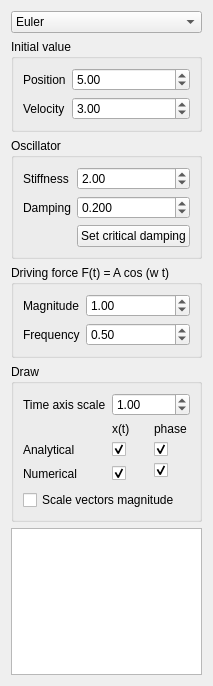
<?xml version="1.0" encoding="UTF-8"?>
<ui version="4.0">
 <class>WidgetTestIntegrators</class>
 <widget class="QWidget" name="WidgetTestIntegrators">
  <property name="geometry">
   <rect>
    <x>0</x>
    <y>0</y>
    <width>206</width>
    <height>686</height>
   </rect>
  </property>
  <property name="maximumSize">
   <size>
    <width>260</width>
    <height>16777215</height>
   </size>
  </property>
  <property name="windowTitle">
   <string>Form</string>
  </property>
  <layout class="QVBoxLayout" name="verticalLayout">
   <item>
    <widget class="QComboBox" name="integrator">
     <item>
      <property name="text">
       <string>Euler</string>
      </property>
     </item>
     <item>
      <property name="text">
       <string>Symplectic Euler</string>
      </property>
     </item>
     <item>
      <property name="text">
       <string>Midpoint</string>
      </property>
     </item>
     <item>
      <property name="text">
       <string>Leapfrog</string>
      </property>
     </item>
     <item>
      <property name="text">
       <string>RK2 (Heun)</string>
      </property>
     </item>
     <item>
      <property name="text">
       <string>RK4</string>
      </property>
     </item>
     <item>
      <property name="text">
       <string>Verlet</string>
      </property>
     </item>
     <item>
      <property name="text">
       <string>Velocity Verlet</string>
      </property>
     </item>
    </widget>
   </item>
   <item>
    <widget class="QGroupBox" name="groupBox_2">
     <property name="title">
      <string>Initial value</string>
     </property>
     <layout class="QFormLayout" name="formLayout_2">
      <item row="0" column="0">
       <widget class="QLabel" name="label_6">
        <property name="text">
         <string>Position</string>
        </property>
       </widget>
      </item>
      <item row="0" column="1">
       <widget class="QDoubleSpinBox" name="initialPos">
        <property name="minimum">
         <double>-10.000000000000000</double>
        </property>
        <property name="maximum">
         <double>10.000000000000000</double>
        </property>
        <property name="value">
         <double>5.000000000000000</double>
        </property>
       </widget>
      </item>
      <item row="1" column="0">
       <widget class="QLabel" name="label_5">
        <property name="text">
         <string>Velocity</string>
        </property>
       </widget>
      </item>
      <item row="1" column="1">
       <widget class="QDoubleSpinBox" name="initialVel">
        <property name="minimum">
         <double>-10.000000000000000</double>
        </property>
        <property name="maximum">
         <double>10.000000000000000</double>
        </property>
        <property name="value">
         <double>3.000000000000000</double>
        </property>
       </widget>
      </item>
     </layout>
    </widget>
   </item>
   <item>
    <widget class="QGroupBox" name="groupBox">
     <property name="title">
      <string>Oscillator</string>
     </property>
     <layout class="QFormLayout" name="formLayout">
      <item row="0" column="0">
       <widget class="QLabel" name="label">
        <property name="text">
         <string>Stiffness</string>
        </property>
       </widget>
      </item>
      <item row="0" column="1">
       <widget class="QDoubleSpinBox" name="stiffness">
        <property name="maximum">
         <double>1000.000000000000000</double>
        </property>
        <property name="value">
         <double>2.000000000000000</double>
        </property>
       </widget>
      </item>
      <item row="1" column="0">
       <widget class="QLabel" name="label_2">
        <property name="text">
         <string>Damping</string>
        </property>
       </widget>
      </item>
      <item row="1" column="1">
       <widget class="QDoubleSpinBox" name="damping">
        <property name="decimals">
         <number>3</number>
        </property>
        <property name="maximum">
         <double>1000.000000000000000</double>
        </property>
        <property name="singleStep">
         <double>0.100000000000000</double>
        </property>
        <property name="value">
         <double>0.200000000000000</double>
        </property>
       </widget>
      </item>
      <item row="2" column="1">
       <widget class="QPushButton" name="btnCriticalDamp">
        <property name="text">
         <string>Set critical damping</string>
        </property>
       </widget>
      </item>
     </layout>
    </widget>
   </item>
   <item>
    <widget class="QGroupBox" name="groupBox_3">
     <property name="title">
      <string>Driving force F(t) = A cos (w t)</string>
     </property>
     <layout class="QFormLayout" name="formLayout_3">
      <item row="0" column="0">
       <widget class="QLabel" name="label_3">
        <property name="text">
         <string>Magnitude</string>
        </property>
       </widget>
      </item>
      <item row="0" column="1">
       <widget class="QDoubleSpinBox" name="forceMagnitude">
        <property name="maximum">
         <double>1000.000000000000000</double>
        </property>
        <property name="value">
         <double>1.000000000000000</double>
        </property>
       </widget>
      </item>
      <item row="1" column="0">
       <widget class="QLabel" name="label_4">
        <property name="text">
         <string>Frequency</string>
        </property>
       </widget>
      </item>
      <item row="1" column="1">
       <widget class="QDoubleSpinBox" name="forceFrequency">
        <property name="maximum">
         <double>1000.000000000000000</double>
        </property>
        <property name="value">
         <double>0.500000000000000</double>
        </property>
       </widget>
      </item>
     </layout>
    </widget>
   </item>
   <item>
    <widget class="QGroupBox" name="groupBox_4">
     <property name="title">
      <string>Draw</string>
     </property>
     <layout class="QGridLayout" name="gridLayout_2">
      <item row="2" column="2">
       <widget class="QCheckBox" name="drawPhaseAnalytic">
        <property name="text">
         <string/>
        </property>
        <property name="checked">
         <bool>true</bool>
        </property>
       </widget>
      </item>
      <item row="3" column="2">
       <widget class="QCheckBox" name="drawPhaseNumerical">
        <property name="text">
         <string/>
        </property>
        <property name="checked">
         <bool>true</bool>
        </property>
       </widget>
      </item>
      <item row="3" column="1" rowspan="2">
       <widget class="QCheckBox" name="drawOscillationNumerical">
        <property name="text">
         <string/>
        </property>
        <property name="checked">
         <bool>true</bool>
        </property>
       </widget>
      </item>
      <item row="2" column="0">
       <widget class="QLabel" name="label_11">
        <property name="text">
         <string>Analytical</string>
        </property>
       </widget>
      </item>
      <item row="1" column="1">
       <widget class="QLabel" name="label_8">
        <property name="text">
         <string>x(t)</string>
        </property>
       </widget>
      </item>
      <item row="3" column="0" rowspan="2">
       <widget class="QLabel" name="label_10">
        <property name="text">
         <string>Numerical</string>
        </property>
       </widget>
      </item>
      <item row="2" column="1">
       <widget class="QCheckBox" name="drawOscillationAnalytic">
        <property name="text">
         <string/>
        </property>
        <property name="checked">
         <bool>true</bool>
        </property>
       </widget>
      </item>
      <item row="1" column="2">
       <widget class="QLabel" name="label_9">
        <property name="text">
         <string>phase</string>
        </property>
       </widget>
      </item>
      <item row="0" column="0">
       <widget class="QLabel" name="label_7">
        <property name="text">
         <string>Time axis scale</string>
        </property>
       </widget>
      </item>
      <item row="0" column="1" colspan="2">
       <widget class="QDoubleSpinBox" name="timeScale">
        <property name="decimals">
         <number>2</number>
        </property>
        <property name="maximum">
         <double>100.000000000000000</double>
        </property>
        <property name="singleStep">
         <double>0.100000000000000</double>
        </property>
        <property name="value">
         <double>1.000000000000000</double>
        </property>
       </widget>
      </item>
      <item row="5" column="0" colspan="3">
       <widget class="QCheckBox" name="drawScaleVectors">
        <property name="text">
         <string>Scale vectors magnitude</string>
        </property>
       </widget>
      </item>
     </layout>
    </widget>
   </item>
   <item>
    <widget class="QTextEdit" name="textSimVals">
     <property name="sizePolicy">
      <sizepolicy hsizetype="Expanding" vsizetype="Preferred">
       <horstretch>0</horstretch>
       <verstretch>0</verstretch>
      </sizepolicy>
     </property>
     <property name="font">
      <font>
       <pointsize>8</pointsize>
      </font>
     </property>
     <property name="readOnly">
      <bool>true</bool>
     </property>
    </widget>
   </item>
   <item>
    <spacer name="verticalSpacer">
     <property name="orientation">
      <enum>Qt::Vertical</enum>
     </property>
     <property name="sizeHint" stdset="0">
      <size>
       <width>20</width>
       <height>40</height>
      </size>
     </property>
    </spacer>
   </item>
  </layout>
 </widget>
 <resources/>
 <connections/>
</ui>
